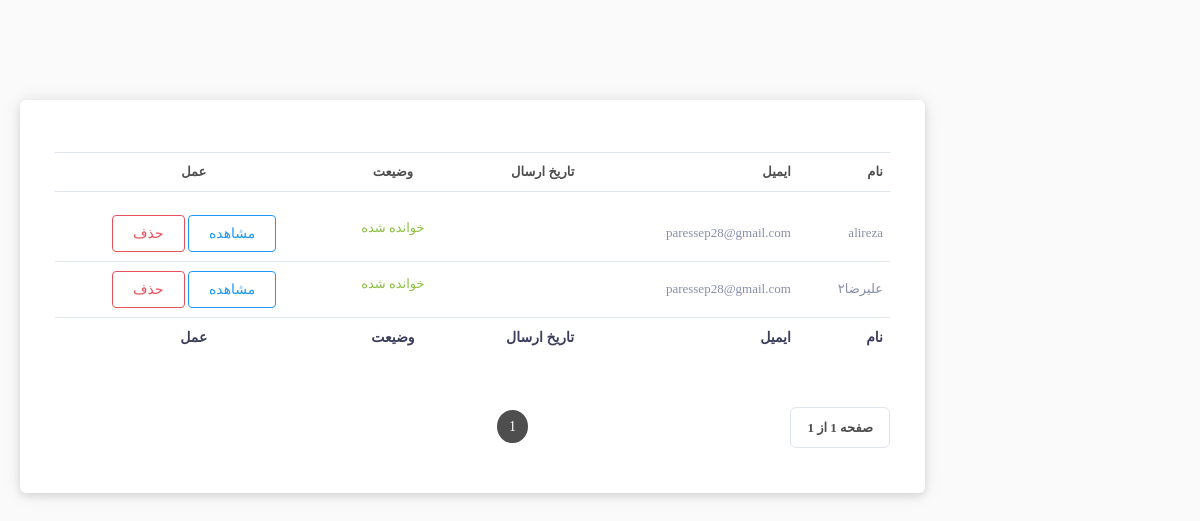
The page /dashbaord/contacts/ on the database as committed earlier.
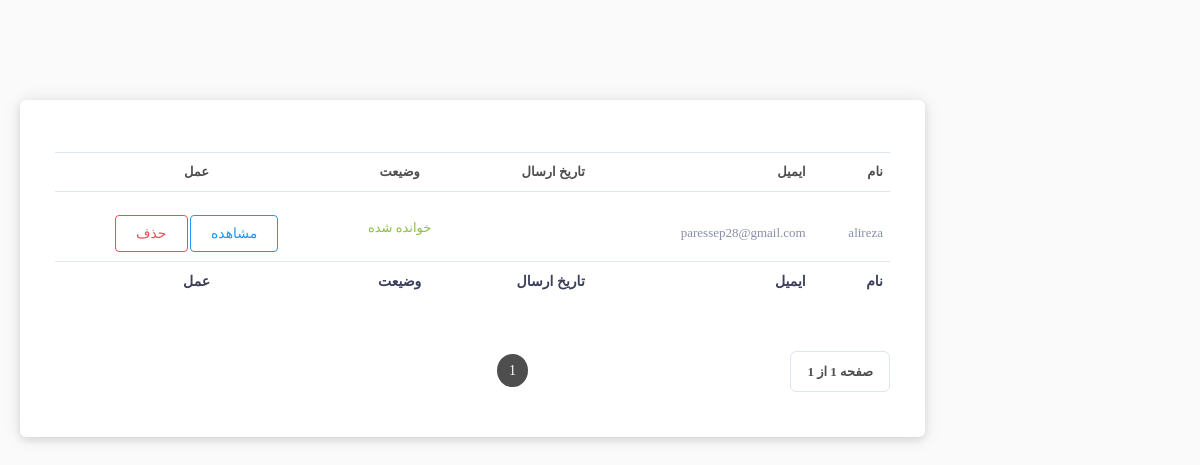
The same page on the database as committed later.
### Contact/models.py (models this page shows)
class Contact(models.Model):
    name=models.CharField(max_length=100)
    email=models.EmailField()
    description=models.TextField()
    is_Displayed =models.BooleanField(default=0)
    date = models.DateTimeField(auto_created=True, auto_now_add=True)

### Contact/views.py (the view)
# urls.py: path("",ContactList.as_view(),name="contact_list"),
class ContactList(ListView):
    model = Contact
    paginate_by = 10
    template_name = 'Contact/contactList.html'
    context_object_name = "list"
    ordering = ['is_Displayed','-date']

### polls/templatetags/poll_extras.py (called while the page is built)
@register.filter
def jalali_date(value):
    return datetime2jalali(value).strftime(' تاریخ   %y/%m/%d  ساعت  %H:%M:%S')

### Contact/templates/Contact/contactList.html (shortened to what the changed rows need)
{% extends 'shared/base.html' %}
{% load static %}
{% load render_partial %}
{% block title %}
{% load poll_extras %}
{% endblock %}
{% block header_reference %}
<link rel="stylesheet" type="text/css" href="{% static 'admin_panel/plugins/table/datatable/datatables.css' %}">
<link rel="stylesheet" type="text/css" href="{% static 'admin_panel/assets/css/forms/theme-checkbox-radio.css' %}">
<link rel="stylesheet" type="text/css"
      href="{% static 'admin_panel/plugins/table/datatable/custom_dt_custom.css' %}">
<link rel="stylesheet" type="text/css"
      href="{% static 'admin_panel/plugins/table/datatable/dt-global_style.css' %}">
{% endblock %}
{% block content %}
<div class="col-xl-12 col-lg-12 col-sm-12  layout-spacing">
    <div class="widget-content widget-content-area br-6" style="    box-shadow: 0 4px 6px 0 rgba(85, 85, 85, 0.0901961), 0 1px 20px 0 rgba(0, 0, 0, 0.08), 0px 1px 11px 0px rgba(0, 0, 0, 0.06) !important;">
        <div class="table-responsive mb-4 mt-4">
            <div id="DataTables_Table_0_wrapper" class="dataTables_wrapper container-fluid dt-bootstrap4">
                <div class="row">
                    <div class="col-sm-12">
                        <table class="multi-table table table-hover dataTable" style="width:100%"
                               id="DataTables_Table_0" role="grid" aria-describedby="DataTables_Table_0_info">
                            <thead>
                            <tr role="row">
                        <th rowspan="1" colspan="1">نام</th>
                                <th rowspan="1" colspan="1"> ایمیل</th>
                                                           <th>تاریخ ارسال</th>
                                <th class="text-center" rowspan="1" colspan="1">وضیعت</th>
                                <th class="text-center" rowspan="1" colspan="1">عمل</th>
                            </tr>
                            </thead>
                            <tbody>
    {% for c in list %}
                            <tr role="row">
                                <td class="sorting_1">{{c.name}}  </td>
                                <td> {{c.email}}</td>
        <td >
        </td>
                                <td class="text-center">
                                    {%if c.is_Displayed %}
                                    <p class="text-success">خوانده شده</p>
                                    {% else %}
                                    <p class="text-danger">خوانده نشده</p>
                                    {% endif %}
                                </td>
                                <td class="text-center">
                                    <a href="{% url 'single_contact' pk=c.id %}" class="btn btn-outline-info">مشاهده</a>
                                    <button onclick="myfunc({{c.id}})" type="button" class="btn btn-outline-danger" data-toggle="modal" data-target="#exampleModal">
                                        حذف
                                        </button>
                                </td>
                            </tr>
{% endfor %}
                            </tbody>
                            <tfoot>
                            <tr>
                                <th rowspan="1" colspan="1">نام</th>
                                <th rowspan="1" colspan="1"> ایمیل</th>
                                 <th rowspan="1" colspan="1">تاریخ ارسال</th>
                                <th class="text-center" rowspan="1" colspan="1">وضیعت</th>
                                <th class="text-center" rowspan="1" colspan="1">عمل</th>
                            </tr>
                            </tfoot>
                        </table>
                    </div>
                </div>
                   <div class="row">
                <div class="col-sm-12 col-md-7">
                    <div class="dataTables_paginate paging_simple_numbers" id="zero-config_paginate">
                        <ul class="pagination">
                            {% for pageNumber in paginator.page_range %}
                                <li class="paginate_button page-item {% if page_obj.number == pageNumber %} active  {% endif %}">
                                    <a href="?page={{ pageNumber }}" aria-controls="zero-config" data-dt-idx="1"
                                       tabindex="0" class="page-link">{{ pageNumber }}</a>
                                </li>
                            {% endfor %}
                        </ul>
                    </div>
                </div>
            </div>
            </div>
        </div>
    </div>
</div>
{% endblock %}

Rows that differ between the two databases and show on the page:
removed Contact: name "علیرضا۲", email "paressep28@gmail.com", is_Displayed "خوانده شده"
